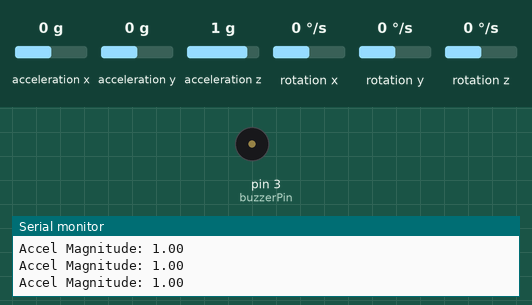
Recording of a sketch running on a simulated Arduino Uno, built with avr-gcc and run on an emulated ATmega328P. Parts: buzzer (waves = sounding, pin HIGH), the last lines printed to the serial monitor. Inputs (shaded band) come from the test bench; at power-on: acceleration z 1 g, acceleration x 0 g, acceleration y 0 g, rotation x 0 °/s, rotation y 0 °/s, rotation z 0 °/s.

Above: at 1.2 s.
1.3 s: acceleration z set to 0.6 g
2.8 s: acceleration z set to 0.3 g
At 3.2 s:
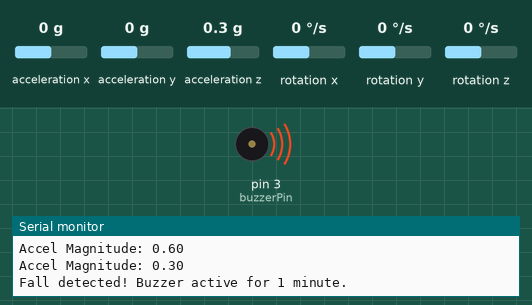
Timing chart, 0 to 10.8 s (numbered marks = the images above; inputs shaded):
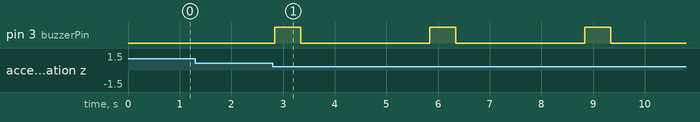

The sketch:

MPU6050.ino
```cpp
#include <Wire.h>
#include <MPU6050.h>

MPU6050 mpu;

const int buzzerPin = 3;

// thresholds for fall detection (adjust as needed)
float lowerThreshold = 0.5;
float upperThreshold = 2.0;

void setup() {
  Serial.begin(9600);
  pinMode(buzzerPin, OUTPUT);

  Wire.begin();
  mpu.initialize();

  if (!mpu.testConnection()) {
    Serial.println("MPU6050 connection failed!");
    while (1);
  }
  Serial.println("MPU6050 ready!");
}

void loop() {
  int16_t ax, ay, az;
  mpu.getAcceleration(&ax, &ay, &az);

  // Convert to g's (assuming ±2g range, 16384 LSB/g)
  float Ax = ax / 16384.0;
  float Ay = ay / 16384.0;
  float Az = az / 16384.0;

  // Compute acceleration magnitude
  float accelMagnitude = sqrt(Ax*Ax + Ay*Ay + Az*Az);

  Serial.print("Accel Magnitude: ");
  Serial.println(accelMagnitude);

  // Check for fall
  if (accelMagnitude < lowerThreshold || accelMagnitude > upperThreshold) {
    Serial.println("Fall detected! Buzzer active for 1 minute.");

    unsigned long startTime = millis();
    while (millis() - startTime < 60000) { // 60,000 ms = 1 minute
      digitalWrite(buzzerPin, HIGH);  // Buzzer ON
      delay(500);                     // Beep 0.5 sec
      digitalWrite(buzzerPin, LOW);   // Buzzer OFF
      delay(2500);                    // Wait 2.5 sec → total cycle = 3 sec
    }

    Serial.println("Alarm cycle finished.");
  }

  delay(200); // check every 200ms
}
```

Measured:
- the behaviour switches between 0.5 and 0.4 g on acceleration z (found by bisection; images 0 and 1)
- after the input at 2.8 s, pin 3 (buzzerPin): alternates HIGH for 0.50 s and LOW for 2.5 s, starting at once
